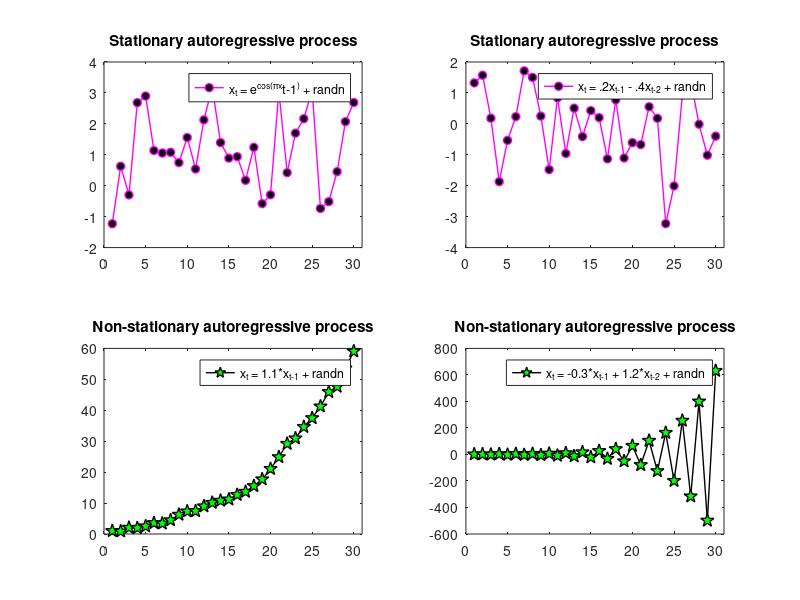
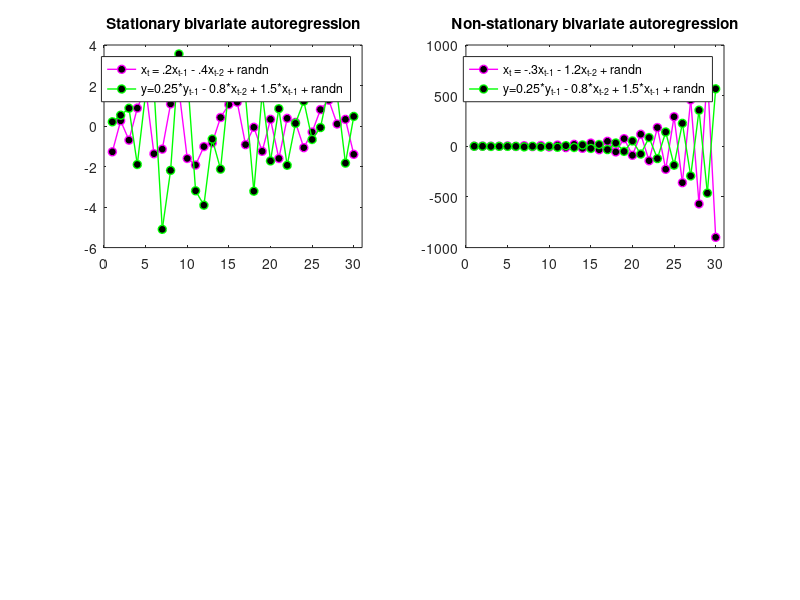

Write the MATLAB code that produced these figures, in order. (Note: this script raises an error after producing the figures.)
%% Analyzing Neural Time Series Data
% Matlab code for Chapter 28
% Mike X Cohen
% 
% This code accompanies the book, titled "Analyzing Neural Time Series Data" 
% (MIT Press). Using the code without following the book may lead to confusion, 
% incorrect data analyses, and misinterpretations of results. 
% Mike X Cohen assumes no responsibility for inappropriate or incorrect use of this code. 

%% Figure 28.1

figure

% - Stationary-like process - %

x = randn;
for i=2:30
    x(i) = exp(cos(pi*x(i-1))) + randn;
end

subplot(221)
plot(x,'mo-','linewid',1,'markerface','k','markersize',6)
set(gca,'xlim',[0 31])
legend('x_t = e^c^o^s^(^\pi^xt-1^) + randn')
title('Stationary autoregressive process')

x=randn(2,1);
for i=3:30
    x(i) = .2*x(i-1) - .4*x(i-2) + randn;
end

subplot(222)
plot(x,'mo-','linewid',1,'markerface','k','markersize',6)
set(gca,'xlim',[0 31])
legend('x_t = .2x_t_-_1 - .4x_t_-_2 + randn')
title('Stationary autoregressive process')



% - Non-stationary process - %

x=1;
for i=2:30
    x(i) = 1.1*x(i-1) + randn;
end

subplot(223)
plot(x,'kp-','linewid',1,'markerface','g','markersize',10)
set(gca,'xlim',[0 31])
title('Univariate autoregression')
legend('x_t = 1.1*x_t_-_1 + randn')
title('Non-stationary autoregressive process')

x=[1 1.5];
for i=3:30
    x(i) = 1.2*x(i-2) + -.3*x(i-1) + randn;
end

subplot(224)
plot(x,'kp-','linewid',1,'markerface','g','markersize',10)
set(gca,'xlim',[0 31])
legend('x_t = -0.3*x_t_-_1 + 1.2*x_t_-_2 + randn')
title('Non-stationary autoregressive process')

%% Figure 28.2

% - Stationary-like process - %

% define X
x=randn(2,1);
for i=3:30
    x(i) = .2*x(i-1) - .4*x(i-2) + randn;
end

% define y
y=rand(2,1); % random initial conditions
for i=3:length(x)
    y(i) = .25*y(i-1) - .8*x(i-2) + 1.5*x(i-1) + randn;
end

figure
subplot(221)
plot(x,'mo-','linewid',1,'markerface','k','markersize',6)
hold on
plot(y,'go-','linewid',1,'markerface','k','markersize',6)
set(gca,'xlim',[0 31])
title('Stationary bivariate autoregression')
legend({'x_t = .2x_t_-_1 - .4x_t_-_2 + randn','y=0.25*y_t_-_1 - 0.8*x_t_-_2 + 1.5*x_t_-_1 + randn'})



% - Non-stationary process - %

% define X
x=[1 1.5];
for i=3:30
    x(i) = 1.2*x(i-2) + -.3*x(i-1) + randn;
end

% define y
y=rand(2,1); % random initial conditions
for i=3:length(x)
    y(i) = .25*y(i-1) - 1.2*x(i-2) + randn;
end

subplot(222)
plot(x,'mo-','linewid',1,'markerface','k','markersize',6)
hold on
plot(y,'go-','linewid',1,'markerface','k','markersize',6)
set(gca,'xlim',[0 31])
title('Non-stationary bivariate autoregression')
legend({'x_t = -.3x_t_-_1 - 1.2x_t_-_2 + randn','y=0.25*y_t_-_1 - 0.8*x_t_-_2 + 1.5*x_t_-_1 + randn'})

%% Figure 28.3 (note: this cell takes a while to run)

% load sample EEG data
load sampleEEGdata

% define channels for granger prediction
chan1name = 'o1';
chan2name = 'f5';

% Granger prediction parameters
timewin = 200; % in ms
order   =  27; % in ms

% temporal down-sample results (but not data!)
times2save = -400:20:1000; % in ms


% convert parameters to indices
timewin_points = round(timewin/(1000/EEG.srate));
order_points   = round(order/(1000/EEG.srate));

% find the index of those channels
chan1 = find(strcmpi(chan1name,{EEG.chanlocs.labels}));
chan2 = find(strcmpi(chan2name,{EEG.chanlocs.labels}));

% remove ERP from selected electrodes to improve stationarity
eegdata = bsxfun(@minus,EEG.data([chan1 chan2],:,:),mean(EEG.data([chan1 chan2],:,:),3));


% convert requested times to indices
times2saveidx = dsearchn(EEG.times',times2save');

% initialize
[x2y,y2x] = deal(zeros(1,length(times2save))); % the function deal assigns inputs to all outputs
bic = zeros(length(times2save),15); % Bayes info criteria (hard-coded to order=15)

for timei=1:length(times2save)
    
    % data from all trials in this time window
    tempdata = squeeze(eegdata(:,times2saveidx(timei)-floor(timewin_points/2):times2saveidx(timei)+floor(timewin_points/2)-mod(timewin_points+1,2),:));
    
    % detrend and zscore all data
    for triali=1:size(tempdata)
        tempdata(1,:,triali) = zscore(detrend(squeeze(tempdata(1,:,triali))));
        tempdata(2,:,triali) = zscore(detrend(squeeze(tempdata(2,:,triali))));
        
        % At this point with real data, you should check for stationarity
        % and possibly discard or mark data epochs that are extreme stationary violations.
    end
    
    % reshape tempdata for armorf
    tempdata = reshape(tempdata,2,timewin_points*EEG.trials);
    
    % fit AR models (model estimation from bsmart toolbox)
    [Ax,Ex] = armorf(tempdata(1,:),EEG.trials,timewin_points,order_points);
    [Ay,Ey] = armorf(tempdata(2,:),EEG.trials,timewin_points,order_points);
    [Axy,E] = armorf(tempdata     ,EEG.trials,timewin_points,order_points);
    
    % time-domain causal estimate
    y2x(timei)=log(Ex/E(1,1));
    x2y(timei)=log(Ey/E(2,2));
    
    % test BIC for optimal model order at each time point
    % (this code is used for the following cell)
    for bici=1:size(bic,2)
        % run model
        [Axy,E] = armorf(tempdata,EEG.trials,timewin_points,bici);
        % compute Bayes Information Criteria
        bic(timei,bici) = log(det(E)) + (log(length(tempdata))*bici*2^2)/length(tempdata);
    end
end

% draw lines
figure
plot(times2save,x2y)
hold on
plot(times2save,y2x,'r')
legend({[ 'GP: ' chan1name ' -> ' chan2name ];[ 'GP: ' chan2name ' -> ' chan1name ]})
title([ 'Window length: ' num2str(timewin) ' ms, order: ' num2str(order) ' ms' ])
xlabel('Time (ms)')
ylabel('Granger prediction estimate')

%% Figure 28.4

% see "bici" for-loop above for code to compute BIC

figure

subplot(121)
plot((1:size(bic,2))*(1000/EEG.srate),mean(bic,1),'--.')
xlabel('Order (converted to ms)')
ylabel('Mean BIC over all time points')

[bestbicVal,bestbicIdx]=min(mean(bic,1));
hold on
plot(bestbicIdx*(1000/EEG.srate),bestbicVal,'mo','markersize',15)

title([ 'Optimal order is ' num2str(bestbicIdx) ' (' num2str(bestbicIdx*(1000/EEG.srate)) ' ms)' ])

subplot(122)
[junk,bic_per_timepoint] = min(bic,[],2);
plot(times2save,bic_per_timepoint*(1000/EEG.srate),'--.')
xlabel('Time (ms)')
ylabel('Optimal order (converted to ms)')
title('Optimal order (in ms) at each time point')

%% Figure 28.5

min_freq = 10; % in Hz, using minimum of 10 Hz because of 200-ms window
max_freq = 40; 

order_points = 15;

frequencies = logspace(log10(min_freq),log10(max_freq),15);

% initialize
tf_granger=zeros(2,length(frequencies),length(times2save));


for timei=1:length(times2save)
    
    % data from all trials in this time window 
    % (note that the ERP-subtracted data are used)
    tempdata = squeeze(eegdata(:,times2saveidx(timei)-floor(timewin_points/2):times2saveidx(timei)+floor(timewin_points/2)-mod(timewin_points+1,2),:));
    
    % detrend and zscore all data
    for triali=1:size(tempdata)
        tempdata(1,:,triali) = zscore(detrend(squeeze(tempdata(1,:,triali))));
        tempdata(2,:,triali) = zscore(detrend(squeeze(tempdata(2,:,triali))));
        
        % At this point with real data, you might want to check for stationarity
        % and possibly discard or mark data epochs that are non-stationary.
    end
    
    % reshape tempdata for armorf
    tempdata = reshape(tempdata,2,timewin_points*EEG.trials);
    
    % fit AR models
    [Ax,Ex] = armorf(tempdata(1,:),EEG.trials,timewin_points,order_points);
    [Ay,Ey] = armorf(tempdata(2,:),EEG.trials,timewin_points,order_points);
    [Axy,E] = armorf(tempdata     ,EEG.trials,timewin_points,order_points);
    
    % code below is adapted from bsmart toolbox function pwcausal.m
    % corrected covariance
    eyx = E(2,2) - E(1,2)^2/E(1,1); 
    exy = E(1,1) - E(2,1)^2/E(2,2);
    N = size(E,1);
    
    for fi=1:length(frequencies)
        
        % transfer matrix (note the similarity to Fourier transform)
        H = eye(N);
        for m = 1:order_points
            H = H + Axy(:,(m-1)*N+1:m*N)*exp(-1i*m*2*pi*frequencies(fi)/EEG.srate);
        end
        
        Hi = inv(H);
        S  = H\E*Hi'/EEG.srate;
        
        % granger prediction per frequency
        tf_granger(1,fi,timei) = log( abs(S(2,2))/abs(S(2,2)-(Hi(2,1)*exy*conj(Hi(2,1)))/EEG.srate) );
        tf_granger(2,fi,timei) = log( abs(S(1,1))/abs(S(1,1)-(Hi(1,2)*eyx*conj(Hi(1,2)))/EEG.srate) );
    end
end % end time loop


% - plot - %
figure, set(gcf,'Name',[ 'Granger prediction between electrodes' chan1name ' and ' chan2name '.' ]);
subplot(211)
contourf(times2save,frequencies,squeeze(tf_granger(1,:,:)),40,'linecolor','none')
set(gca,'clim',[0 .025])
colorbar
title([ chan1name '->' chan2name '; ''raw'' units' ])

subplot(212)
contourf(times2save,frequencies,squeeze(tf_granger(2,:,:)),40,'linecolor','none')
set(gca,'clim',[0 .025])
colorbar
title([ chan2name '->' chan1name '; ''raw'' units' ])


%% figure 28.6

% plot of cycles per frequency
figure
for fi=1:length(frequencies)
    subplot(4,4,fi)
    plot((1:order_points)*(1000/EEG.srate),real(exp(-1i*(1:order_points)*2*pi*frequencies(fi)/EEG.srate)))
    set(gca,'xlim',[.5 1.015*order_points]*1000/EEG.srate,'ylim',[-1.1 1.1])
    title([ num2str(round(frequencies(fi))) ' Hz' ])
end
xlabel('Time (ms)')

%% Figure 28.7

figure

electrode2plot = strcmpi('o2',{EEG.chanlocs.labels});
erp = squeeze(mean(EEG.data(electrode2plot,:,:),3));
subplot(211)
plot(EEG.times,squeeze(EEG.data(electrode2plot,:,1)))
hold on
plot(EEG.times,squeeze(EEG.data(electrode2plot,:,1))-erp,'r')
plot(EEG.times,erp,'k')
set(gca,'xlim',[-200 1200],'ydir','r')
legend({'single trial';'single trial - ERP';'ERP'})
title([ 'Data from electrode ' EEG.chanlocs(electrode2plot).labels ]);

subplot(212)
electrode2plot = strcmpi('afz',{EEG.chanlocs.labels});
erp = squeeze(mean(EEG.data(electrode2plot,:,:),3));
plot(EEG.times,squeeze(EEG.data(electrode2plot,:,1)))
hold on
plot(EEG.times,squeeze(EEG.data(electrode2plot,:,1))-erp,'r')
plot(EEG.times,erp,'k')
set(gca,'xlim',[-200 1200],'ydir','r')
legend({'single trial';'single trial - ERP';'ERP'})
title([ 'Data from electrode ' EEG.chanlocs(electrode2plot).labels ]);

%% Figure 28.8

% baseline time window
baseline_period = [ -400 -100 ];

% convert to indices
[junk,baseidx(1)] = min(abs(times2save-baseline_period(1)));
[junk,baseidx(2)] = min(abs(times2save-baseline_period(2)));

% plot as % changes from baseline
figure
plot(times2save,100*(x2y-mean(x2y(baseidx(1):baseidx(2))))/mean(x2y(baseidx(1):baseidx(2))))
hold on
plot(times2save,100*(y2x-mean(y2x(baseidx(1):baseidx(2))))/mean(y2x(baseidx(1):baseidx(2))),'r')
legend({[ 'GC: ' chan1name ' -> ' chan2name ];[ 'GC: ' chan2name ' -> ' chan1name ]})
xlabel('Time (ms)')
ylabel('Granger prediction estimate (% change from baseline)')



% also convert time-frequency domain to percent change

tf_grangerPC = tf_granger;
for i=1:2
    meangranger = mean(tf_grangerPC(i,:,baseidx(1):baseidx(2)),3);
    % fancy bsxfun code for subtracting the mean and dividing by the mean
    tf_grangerPC(i,:,:) = 100*(bsxfun(@rdivide, bsxfun(@minus,tf_grangerPC(i,:,:),meangranger) ,meangranger));
end

figure
subplot(211)
contourf(times2save,frequencies,squeeze(tf_grangerPC(1,:,:)),40,'linecolor','none')
set(gca,'clim',[-100 100])
colorbar
title([ chan1name '->' chan2name '; percent change' ])

subplot(212)
contourf(times2save,frequencies,squeeze(tf_grangerPC(2,:,:)),40,'linecolor','none')
set(gca,'clim',[-150 150])
colorbar
title([ chan2name '->' chan1name '; percent change' ])

%% Figure 28.9

% generate two chi-square distributed random numbers 
% (note: requires Matlab statistics toolbox)
d1 = chi2rnd(2,1,1000);
d2 = chi2rnd(2,1,1000);

% get histograms
[y1,x1]=hist(d1,50);
[y2,x2]=hist(d2,50);
[y3,x3]=hist(d1-d2,50);

figure
subplot(221)
plot(x1,y1,'k')
hold on
plot(x2,y2,'r')

subplot(223)
plot(x3,y3)
set(gca,'xlim',[-10 10])



% once more, with new distributions
d1 = chi2rnd(7,1,1000);
d2 = chi2rnd(7,1,1000);

% get histograms
[y1,x1]=hist(d1,50);
[y2,x2]=hist(d2,50);
[y3,x3]=hist(d1-d2,50);

subplot(222)
plot(x1,y1,'k')
hold on
plot(x2,y2,'r')

subplot(224)
plot(x3,y3)
set(gca,'xlim',[-20 20])

%% end.
